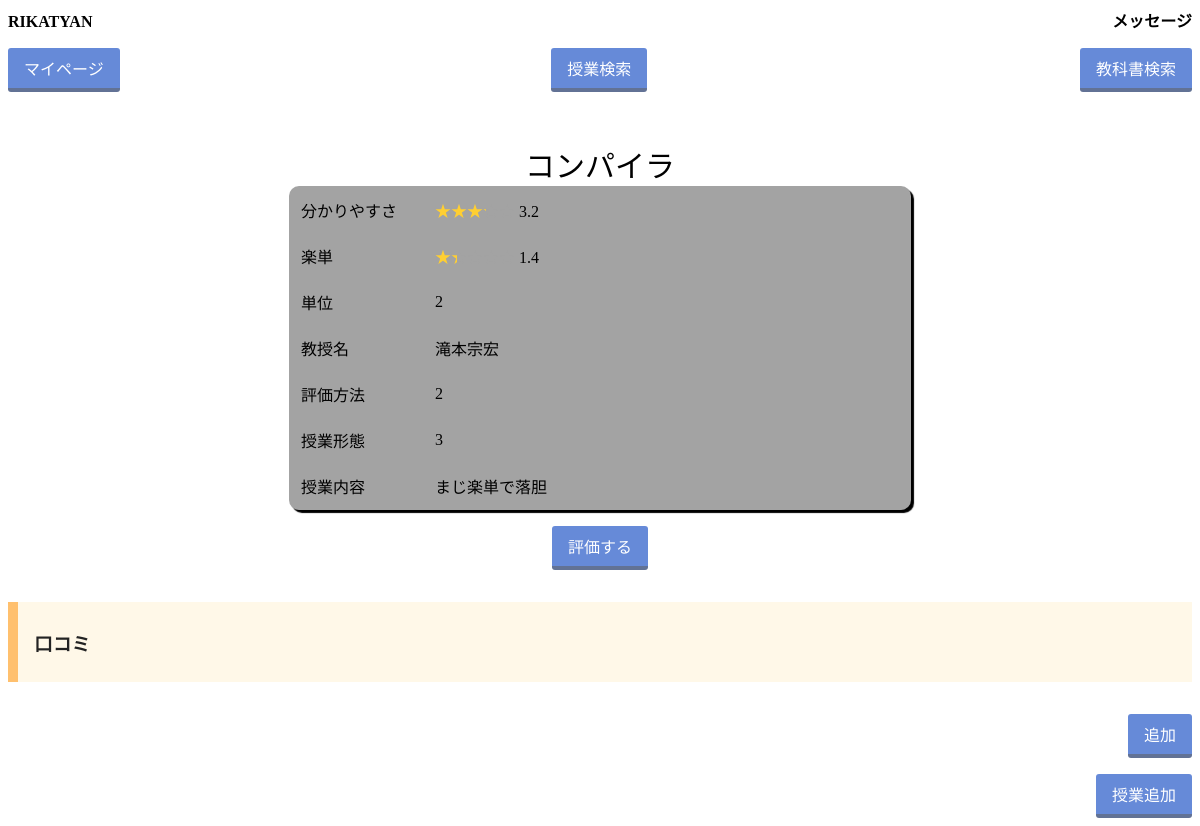
The app's page /classpages/1/ (signed in), older data.
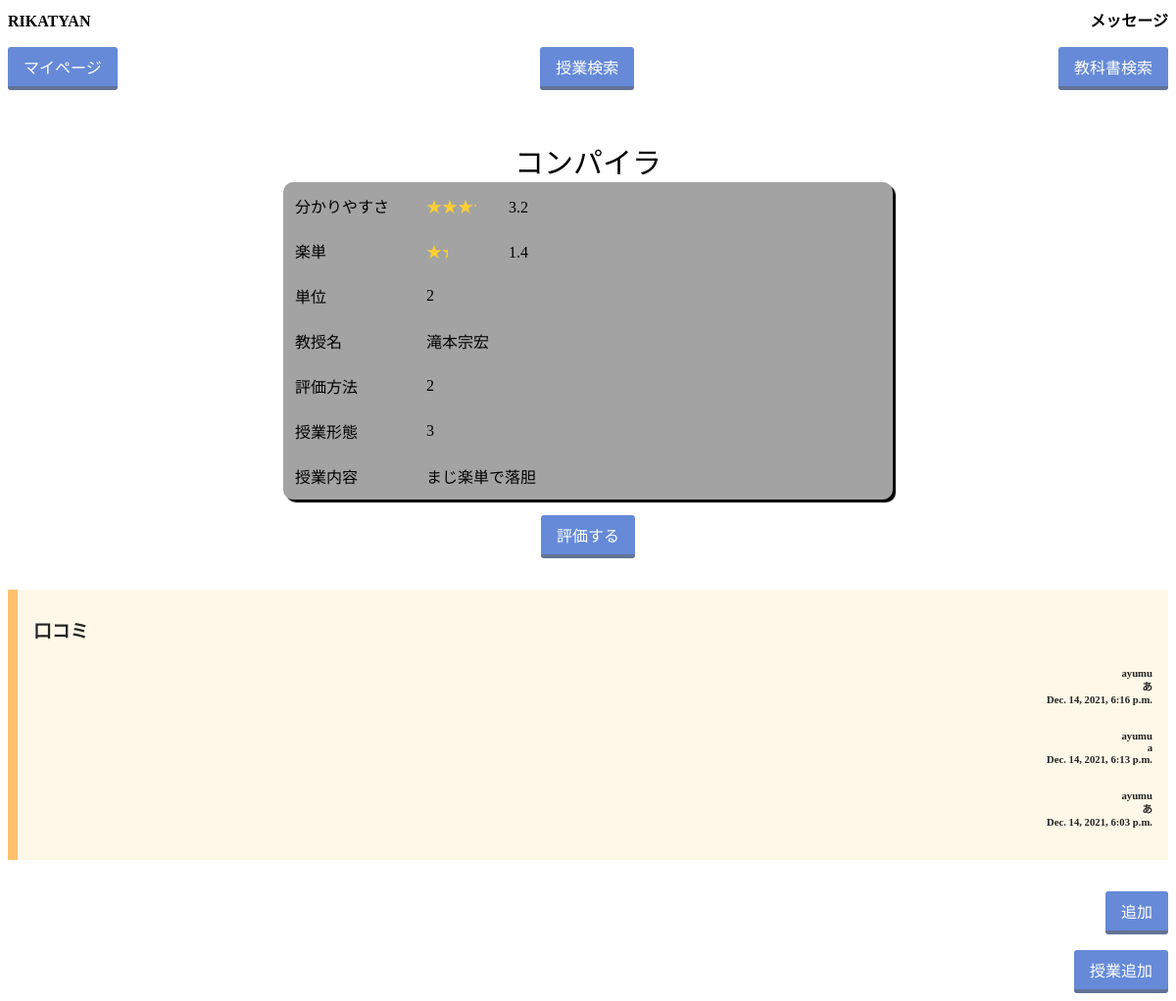
The same page, newer data.
### users/models.py (models this page shows, shortened)
class Ccom(models.Model):
    ccom_id = models.IntegerField(primary_key=True)
    class_id = models.ForeignKey(Classes, on_delete=models.CASCADE)  # 外部キー
    user_id = models.ForeignKey(Users, on_delete=models.CASCADE)  # 外部キー
    date = models.DateTimeField(default=timezone.now)  # レコード登録時の日本時間が保存
    comments = models.TextField(max_length=100)  # 文字数？

class Users(AbstractBaseUser, PermissionsMixin):
    user_id = models.IntegerField(primary_key=True)
    username = models.CharField(verbose_name='username', max_length=10, unique=True, validators=[
                                MinLengthValidator(5,), RegexValidator(r'^[a-zA-Z0-9]*$',)])
    student_number = models.CharField(verbose_name='学籍番号', unique=True, max_length=7, validators=[
                                      MinLengthValidator(7,), RegexValidator(r'^[A-Z0-9]*$',)])
    email = models.EmailField(verbose_name='Email', max_length=50)
    image = models.ImageField(
        verbose_name='プロフィール画像', upload_to="src/users/static/users/image/", blank=True, null=True)
    user_comment = models.TextField(
        verbose_name='自己紹介', max_length=300, blank=True, null=True)  # 文字数？
    is_staff = models.BooleanField(default=False)
    is_admin = models.BooleanField(default=False)
    objects = MyUserManager()
    USERNAME_FIELD = 'username'
    REQUIRED_FIELDS = ['student_number']

### classpages/views.py (the view, shortened to what this page needs)
# urls.py: path('<int:pk>/', views.Classpage.as_view(), name='class'),
class Classpage(generic.DetailView,generic.edit.ModelFormMixin):
    model = Classes
    template_name = 'classpages/class.html'
    form = CevalForm()
    fields = ()
    def get_context_data(self, **kwargs):
        context = super(Classpage, self).get_context_data(**kwargs)
        context.update({
            'avg': Cevals.objects.values('class_id').annotate(avg_rikai=models.Avg('rikai'),avg_raku=models.Avg('raku')),
            'ccom_list': Ccom.objects.order_by('date').reverse().all()[:5],
        })
        return context

### classpages/templates/classpages/class.html (shortened to what this page needs)
{% load static %}
<!DOCTYPE html>
<html lang="ja">
    <head>
        <link href="{% static 'css/classpages.css' %}" rel="stylesheet">
    </head>
    <body>
        <div class="titlebar">
            <p class="RIKATYAN">RIKATYAN</p>
            <p class="message">メッセージ</p>
        </div>
        <div class="url">
            <p class="mypage"> <a href={% url 'mypage:mypage' user.user_id %} class="button">マイページ</a></p>
            <p class="c_search"><a href = "/search" class="button">授業検索</a></p>
            <p class="t_search"><a href = "/search" class="button">教科書検索</a></p>
        </div>
        <p><br></p>
        <table>
        <caption>{{classes.title}}</caption>
            <tr>
                <td class="subject">
                    分かりやすさ
                </td>
                <td class="content">
                    {% for cls in avg %}
                    {% if cls.class_id == classes.class_id %}
                    <span class="star5_rating" data-rate="{{cls.avg_rikai|floatformat}}"></span>
                    {{cls.avg_rikai|floatformat}}
                    {%endif%}
                    {% endfor %}
                </td>
            </tr>
            <tr>
                <td>
                    楽単
                </td>
                <td>
                    {% for cls in avg %}
                    {% if cls.class_id == classes.class_id %}
                    <span class="star5_rating" data-rate="{{cls.avg_raku|floatformat}}"></span>
                    {{cls.avg_raku|floatformat}}
                    {%endif%}
                    {% endfor %}
                </td>
            </tr>
            <tr>
                <td>
                    単位
                </td>
                <td>
                    {{classes.credit}}
                </td>
            </tr>
            <tr>
                <td>
                    教授名
                </td>
                <td>
                    {{classes.teacher}}
                </td>
            </tr>
            <tr>
                <td>
                    評価方法
                </td>
                <td>
                    {{ classes.method_eval }}
                </td>
            </tr>
            <tr>
                <td>
                    授業形態
                </td>
                <td>
                    {{ classes.classform }}
                </td>
            </tr>
            <tr>
                <td>
                    授業内容
                </td>
                <td>
                    {{classes.contents}}
                </td>
            </tr>
        </table>
        <div style="text-align: center;">
        <p><a href="{% url 'classpages:ceval' classes.class_id %}" class="button">評価する</a></p>
        </div>
        <div class="box8">
        <h3>口コミ</h3>
        {%for ccom in ccom_list%}
        {% if ccom.class_id.class_id == classes.class_id %}
            {% if user.username == ccom.user_id.username %}
            <h6 style="text-align:right">
                <p>
                <h7>{{ccom.user_id.username}}</h7><br>
                {{ccom.comments}}<br>
                {{ccom.date}}<br>
                </p>
            </h6>
            {%endif%}
        {%endif%}
        {%endfor%}
        </div>
        <div class="url">
        <p class="message"><a href="{% url 'classpages:ccom' classes.class_id %}" class="button">追加</a></p>
        </div>
        <div class="url">
            <p class="message"><a href="{% url 'classpages:create' %}" class="button">授業追加</a></p>
        </div>
    </body>
</html>

Row changes from the older to the newer data that the page shows:
added Ccom: user_id.username "ayumu", comments "あ", date "Dec. 14, 2021, 6:16 p.m."
added Ccom: user_id.username "ayumu", comments "a", date "Dec. 14, 2021, 6:13 p.m."
added Ccom: user_id.username "ayumu", comments "あ", date "Dec. 14, 2021, 6:03 p.m."
